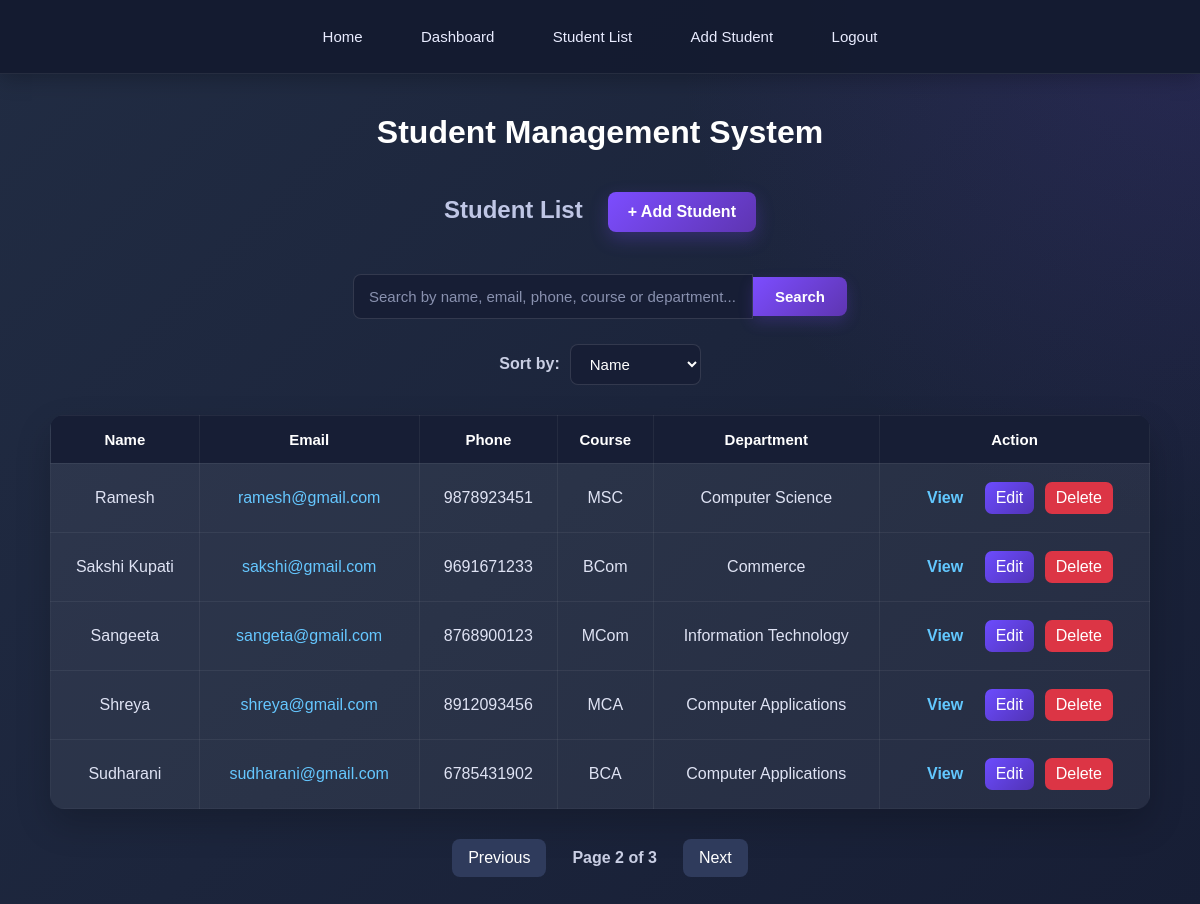
Screenshot of /students/?page=2&sort=name (signed in) with the database file from the repository.
### students/models.py (models this page shows, shortened)
class Student(models.Model):
    name = models.CharField(max_length=100)
    email = models.EmailField(unique=True)
    phone = models.CharField(max_length=10, unique=True)
    date_of_birth = models.DateField()
    gender = models.CharField(max_length=10)
    address = models.TextField()
    course = models.CharField(max_length=100)
    department = models.CharField(max_length=100)

### students/views.py (the view, shortened to what this page needs)
# urls.py: path('students/', views.student_list, name='student_list'),
@login_required
def student_list(request):
    query = request.GET.get("q", "").strip()
    sort = request.GET.get("sort", "name")
    students = Student.objects.all()
    if sort == "course":
        students = students.order_by("course", "name")
    elif sort == "department":
        students = students.order_by("department", "name")
    else:
        students = students.order_by("name")
    paginator = Paginator(students, 5)
    page_number = request.GET.get("page")
    page_obj = paginator.get_page(page_number)
    return render(
        request,
        "students/student_list.html",
        {
            "students": page_obj,
            "page_obj": page_obj,
            "query": query,
            "sort": sort,
        }
    )

### StudentManagementSystem/students/templates/students/student_list.html (shortened to what this page needs)
{% load static %}
<!DOCTYPE html>
<html lang="en">
<head>
    <link rel="stylesheet" href="{% static 'students/style.css' %}">
</head>
<body>
    <nav>
        <a href="{% url 'home' %}">Home</a>
        {% if user.is_authenticated %}
            <a href="{% url 'dashboard' %}">Dashboard</a>
            <a href="{% url 'student_list' %}">
                Student List
            </a>
            <a href="{% url 'add_student' %}">
                Add Student
            </a>
            <a href="{% url 'logout' %}">
                Logout
            </a>
        {% else %}
            <a href="{% url 'login' %}">
                Login
            </a>
        {% endif %}
    </nav>
    <div class="student-container">
        <h1>Student Management System</h1>
        <div class="student-header">
            <h2>Student List</h2>
            <a href="{% url 'add_student' %}" class="add-button">
                + Add Student
            </a>
        </div>
        <form method="GET" class="search-form">
            <input
                type="text"
                name="q"
                placeholder="Search by name, email, phone, course or department..."
                value="{{ query }}"
            >
            <button type="submit">
                Search
            </button>
        </form>
        <div class="sort-form">
            <form method="GET">
                <label for="sort">
                    Sort by:
                </label>
                <select
                    name="sort"
                    id="sort"
                    onchange="this.form.submit()"
                >
                    <option
                        value="name"
                        {% if sort == "name" %}selected{% endif %}
                    >
                        Name
                    </option>
                </select>
            </form>
        </div>
        <div class="table-wrapper">
            <table>
                <thead>
                    <tr>
                        <th>Name</th>
                        <th>Email</th>
                        <th>Phone</th>
                        <th>Course</th>
                        <th>Department</th>
                        <th>Action</th>
                    </tr>
                </thead>
                <tbody>
                    {% for student in students %}
                    <tr>
                        <td>
                            {{ student.name }}
                        </td>
                        <td>
                            <a
                                href="mailto:{{ student.email }}"
                                class="email-link"
                            >
                                {{ student.email }}
                            </a>
                        </td>
                        <td>
                            {{ student.phone }}
                        </td>
                        <td>
                            {{ student.course }}
                        </td>
                        <td>
                            {{ student.department }}
                        </td>
                        <td class="actions">
                            <a href="{% url 'student_detail' student.id %}">
                                View
                            </a>
                            <a
                                href="{% url 'edit_student' student.id %}"
                                class="edit-button"
                            >
                                Edit
                            </a>
                            <a
                                href="{% url 'delete_student' student.id %}"
                                class="delete-button"
                            >
                                Delete
                            </a>
                        </td>
                    </tr>
                    {% endfor %}
                </tbody>
            </table>
        </div>
        {% if page_obj.has_other_pages %}
        <div class="pagination">
            {% if page_obj.has_previous %}
                <a href="?page={{ page_obj.previous_page_number }}{% if query %}&q={{ query }}{% endif %}{% if sort %}&sort={{ sort }}{% endif %}">
                    Previous
                </a>
            {% endif %}
            <span>
                Page {{ page_obj.number }} of {{ page_obj.paginator.num_pages }}
            </span>
            {% if page_obj.has_next %}
                <a href="?page={{ page_obj.next_page_number }}{% if query %}&q={{ query }}{% endif %}{% if sort %}&sort={{ sort }}{% endif %}">
                    Next
                </a>
            {% endif %}
        </div>
        {% endif %}
    </div>
</body>
</html>

### students/static/students/style.css (style rules this page uses)
* { box-sizing: border-box; }
html { scroll-behavior: smooth; }
body { margin: 0; padding: 0; font-family: Arial, Helvetica, sans-serif; background: radial-gradient( circle at top right, rgba(110, 72, 220, 0.15), transparent 35% ), linear-gradient( 135deg, #212C43 0%, #171E35 100% ); color: #ffffff; min-height: 100vh; text-align: center; }
nav { background: rgba(20, 27, 48, 0.95); padding: 18px 25px; text-align: center; border-bottom: 1px solid rgba(255, 255, 255, 0.08); box-shadow: 0 4px 20px rgba(0, 0, 0, 0.25); position: relative; z-index: 10; }
nav a { display: inline-block; color: #e9ecff; text-decoration: none; margin: 0 12px; padding: 10px 15px; font-size: 15px; border-radius: 8px; transition: 0.3s ease; }
.container, .student-container, .form-container, .delete-container { width: 92%; max-width: 1100px; margin: 40px auto; text-align: center; }
.student-container h1 { color: #ffffff; font-size: 32px; margin-bottom: 10px; }
.student-container h2 { color: #bfc6e5; margin-bottom: 25px; }
.student-header { display: flex; justify-content: center; align-items: center; gap: 25px; margin: 25px auto; }
.search-form { display: flex; justify-content: center; align-items: center; margin: 25px auto; }
.search-form input { width: 400px; padding: 13px 15px; margin: 0; border: 1px solid rgba(255, 255, 255, 0.12); border-radius: 8px 0 0 8px; background: #171e35; color: white; font-size: 15px; outline: none; }
.search-form input::placeholder { color: #8991af; }
.search-form button { margin: 0; border-radius: 0 8px 8px 0; }
.sort-form { display: flex; justify-content: center; align-items: center; margin: 20px auto; }
.sort-form form { display: flex; justify-content: center; align-items: center; gap: 10px; }
.sort-form label { font-weight: bold; color: #c9cee3; }
.sort-form select { padding: 10px 15px; border: 1px solid rgba(255, 255, 255, 0.12); border-radius: 8px; background: #171e35; color: white; font-size: 15px; cursor: pointer; outline: none; }
.table-wrapper { width: 100%; display: flex; justify-content: center; margin: 30px auto; overflow-x: auto; border-radius: 14px; box-shadow: 0 15px 35px rgba(0, 0, 0, 0.2); }
.student-container table { width: 100%; max-width: 1100px; margin: 0 auto; border-collapse: collapse; background: rgba(255, 255, 255, 0.04); }
.student-container th, .student-container td { text-align: center; padding: 15px; border: 1px solid rgba(255, 255, 255, 0.06); }
.student-container th { background: #171e35; color: #ffffff; font-size: 15px; }
.student-container td { color: #dfe3f4; background: rgba(255, 255, 255, 0.025); }
.actions { text-align: center !important; }
.actions a { display: inline-block; padding: 7px 11px; margin: 3px; border-radius: 7px; text-decoration: none; transition: 0.25s ease; }
.actions a:first-child { color: #62c8ff; font-weight: bold; }
.edit-button { background: linear-gradient( 135deg, #6c4cff, #5133b6 ); color: white !important; }
.delete-button { background: #dc3545; color: white !important; }
.add-button { display: inline-block; padding: 11px 20px; background: linear-gradient( 135deg, #7c4dff, #5e35b1 ); color: white; text-decoration: none; border-radius: 8px; font-weight: bold; transition: 0.3s ease; box-shadow: 0 7px 18px rgba(124, 77, 255, 0.25); }
button { padding: 11px 22px; margin: 8px; border: none; border-radius: 8px; background: linear-gradient( 135deg, #7c4dff, #5e35b1 ); color: white; font-size: 15px; font-weight: bold; cursor: pointer; transition: 0.3s ease; box-shadow: 0 6px 15px rgba(124, 77, 255, 0.2); }
.email-link { color: #65c7ff; text-decoration: none; }
.pagination { display: flex; justify-content: center; align-items: center; gap: 10px; margin: 30px auto; }
.pagination a { display: inline-block; padding: 10px 16px; background: #2f3b5c; color: white; text-decoration: none; border-radius: 8px; transition: 0.3s ease; }
.pagination span { display: inline-block; padding: 10px 16px; font-weight: bold; color: #c9cee3; }

### rows the page displays
Student: name "Ramesh", email "ramesh@gmail.com", phone "9878923451", course "MSC", department "Computer Science"
Student: name "Sakshi Kupati", email "sakshi@gmail.com", phone "9691671233", course "BCom", department "Commerce"
Student: name "Sangeeta", email "sangeta@gmail.com", phone "8768900123", course "MCom", department "Information Technology"
Student: name "Shreya", email "shreya@gmail.com", phone "8912093456", course "MCA", department "Computer Applications"
Student: name "Sudharani", email "sudharani@gmail.com", phone "6785431902", course "BCA", department "Computer Applications"

### other values shown
{{ page_obj.number }} "2"
{{ page_obj.paginator.num_pages }} "3"
